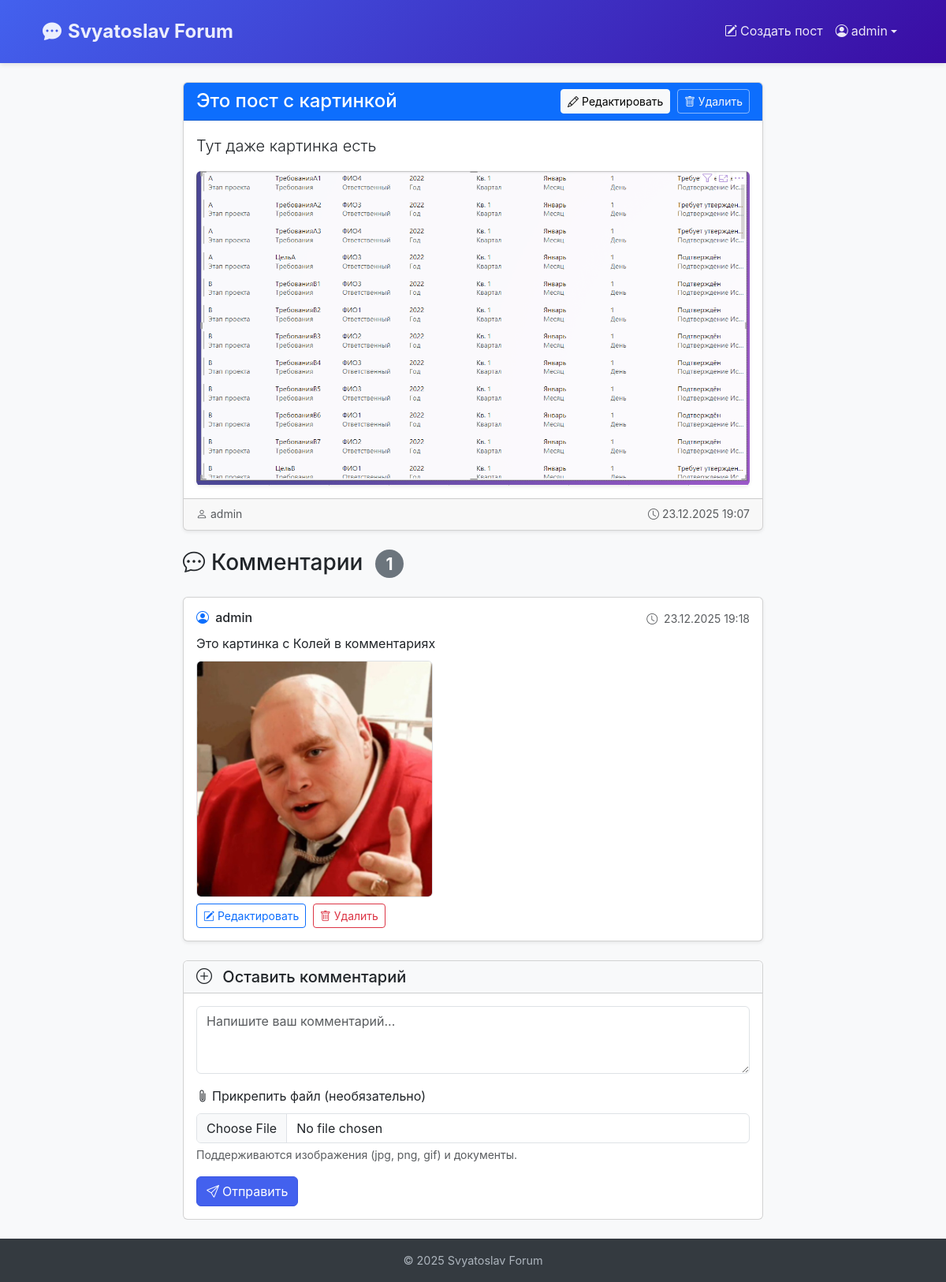
The page /post/8/ (signed in) on the database its author committed.
### forum/models.py (models this page shows, shortened)
class Post(models.Model):
    title = models.CharField(max_length=200)
    content = models.TextField()
    author = models.ForeignKey(
        User,
        on_delete=models.CASCADE,
        related_name='posts'
    )
    created_at = models.DateTimeField(auto_now_add=True)
    updated_at = models.DateTimeField(auto_now=True)
    is_private = models.BooleanField(default=False)
    file = models.FileField(
        upload_to='posts/',
        blank=True,
        null=True
    )

class Comment(models.Model):
    post = models.ForeignKey(
        Post,
        on_delete=models.CASCADE,
        related_name='comments'
    )
    author = models.ForeignKey(
        User,
        on_delete=models.CASCADE
    )
    text = models.TextField()
    created_at = models.DateTimeField(auto_now_add=True)
    file = models.FileField(
        upload_to='comments/',
        blank=True,
        null=True
    )

### forum/views.py (the view)
# urls.py: path('post/<int:post_id>/', views.post_detail, name='post_detail'),
def post_detail(request, post_id):
    post = get_object_or_404(Post, id=post_id)
    if post.is_private and not request.user.is_authenticated:
        return HttpResponseForbidden("Этот пост доступен только зарегистрированным")
    comments = post.comments.all().order_by('created_at')
    return render(request, 'post_detail.html', {
        'post': post,
        'comments': comments
    })

### forum/templates/post_detail.html (shortened to what this page needs)
{% extends 'base.html' %}
{% load static %}
{% block content %}
<div class="row justify-content-center">
    <div class="col-lg-8">
        <div class="card shadow-sm mb-4">
            <div class="card-header bg-primary text-white d-flex justify-content-between align-items-center">
                <h2 class="h4 mb-0">{{ post.title }}</h2>
                {% if user == post.author %}
                <div>
                    <a href="{% url 'post_edit' post.id %}" class="btn btn-sm btn-light me-1">
                        <i class="bi bi-pencil"></i> Редактировать
                    </a>
                    <a href="{% url 'delete_post' post.id %}" class="btn btn-sm btn-outline-light">
                        <i class="bi bi-trash"></i> Удалить
                    </a>
                </div>
                {% endif %}
            </div>
            <div class="card-body">
                <p class="lead">{{ post.content }}</p>
                {% if post.file %}
                    {% with post.file.name|lower as filename %}
                        {% if ".jpg" in filename or ".jpeg" in filename or ".png" in filename or ".gif" in filename %}
                            <div class="mt-3 text-center">
                                <img src="{{ post.file.url }}"
                                     class="img-fluid rounded shadow-sm"
                                     alt="Прикреплённое изображение"
                                     style="max-height: 500px; object-fit: contain;">
                            </div>
                        {% endif %}
                    {% endwith %}
                {% endif %}
            </div>
            <div class="card-footer text-muted small d-flex justify-content-between">
                <span>
                    <i class="bi bi-person me-1"></i>{{ post.author.username }}
                </span>
                <span>
                    <i class="bi bi-clock me-1"></i>{{ post.created_at|date:"d.m.Y H:i" }}
                </span>
            </div>
        </div>
        <h3 class="mb-4">
            <i class="bi bi-chat-dots me-2"></i>Комментарии
            <span class="badge bg-secondary rounded-pill ms-2">{{ comments|length }}</span>
        </h3>
        {% for comment in comments %}
        <div class="card mb-3 shadow-sm">
            <div class="card-body">
                <div class="d-flex justify-content-between align-items-start mb-2">
                    <h5 class="h6 mb-0">
                        <i class="bi bi-person-circle text-primary me-1"></i>
                        {{ comment.author.username }}
                    </h5>
                    <small class="text-muted">
                        <i class="bi bi-clock me-1"></i>
                        {{ comment.created_at|date:"d.m.Y H:i" }}
                    </small>
                </div>
                <p class="mb-2">{{ comment.text }}</p>
                {% if comment.file %}
                    {% with comment.file.name|lower as filename %}
                        {% if ".jpg" in filename or ".jpeg" in filename or ".png" in filename or ".gif" in filename %}
                            <div class="mt-2">
                                <img src="{{ comment.file.url }}"
                                     class="img-fluid rounded border"
                                     alt="Изображение к комментарию"
                                     style="max-height: 300px; object-fit: cover;">
                            </div>
                        {% endif %}
                    {% endwith %}
                {% endif %}
                {% if user == comment.author %}
                <div class="mt-2">
                    <a href="{% url 'edit_comment' comment.id %}" class="btn btn-sm btn-outline-primary me-1">
                        <i class="bi bi-pencil-square"></i> Редактировать
                    </a>
                    <a href="{% url 'delete_comment' comment.id %}"
                       class="btn btn-sm btn-outline-danger"
                       onclick="return confirm('Вы уверены, что хотите удалить комментарий?')">
                        <i class="bi bi-trash"></i> Удалить
                    </a>
                </div>
                {% endif %}
            </div>
        </div>
        {% empty %}
        <div class="alert alert-info d-flex align-items-center">
            <i class="bi bi-info-circle me-2"></i>
            Пока нет комментариев. Будьте первым!
        </div>
        {% endfor %}
        <div class="card mt-4">
            <div class="card-header bg-light">
                <h4 class="h5 mb-0">
                    <i class="bi bi-plus-circle me-2"></i>
                    {% if user.is_authenticated %}Оставить комментарий{% else %}Войдите, чтобы комментировать{% endif %}
                </h4>
            </div>
            <div class="card-body">
                {% if user.is_authenticated %}
                <form method="post" action="{% url 'add_comment' post.id %}" enctype="multipart/form-data">
                    <div class="mb-3">
                        <textarea name="text"
                                  class="form-control"
                                  rows="3"
                                  placeholder="Напишите ваш комментарий..."
                                  required></textarea>
                    </div>
                    <div class="mb-3">
                        <label for="id_file" class="form-label">
                            <i class="bi bi-paperclip me-1"></i>Прикрепить файл (необязательно)
                        </label>
                        <input type="file" name="file" class="form-control" id="id_file">
                        <div class="form-text text-muted small">
                            Поддерживаются изображения (jpg, png, gif) и документы.
                        </div>
                    </div>
                    <button type="submit" class="btn btn-primary">
                        <i class="bi bi-send me-1"></i>Отправить
                    </button>
                </form>
                {% endif %}
            </div>
        </div>
    </div>
</div>
{% endblock %}

### forum/templates/base.html (shortened to what this page needs)
{% load static %}
<!DOCTYPE html>
<html lang="ru">
    <head>
        <link
            href="https://cdn.jsdelivr.net/npm/bootstrap@5.3.3/dist/css/bootstrap.min.css"
            rel="stylesheet"
        />
        <link
            rel="stylesheet"
            href="https://cdn.jsdelivr.net/npm/bootstrap-icons@1.11.3/font/bootstrap-icons.min.css"
        />
        <link rel="stylesheet" href="{% static 'css/style.css' %}" />
    </head>
    <body class="d-flex flex-column min-vh-100">
        <header class="forum-header">
            <div class="container">
                <nav class="navbar navbar-expand-lg">
                    <div class="container-fluid">
                        <a
                            class="navbar-brand d-flex align-items-center"
                            href="{% url 'post_list' %}"
                        >
                            <i class="bi bi-chat-dots-fill me-2 navbar-text"></i>
                            <span class="navbar-text">Svyatoslav Forum</span>
                        </a>
                        <div
                            class="collapse navbar-collapse justify-content-end"
                            id="navbarNav"
                        >
                            <ul class="navbar-nav align-items-center">
                                {% if user.is_authenticated %}
                                <li class="nav-item">
                                    <a
                                        class="nav-link"
                                        href="{% url 'post_create' %}"
                                    >
                                        <i class="bi bi-pencil-square me-1"></i
                                        >Создать пост
                                    </a>
                                </li>
                                <li class="nav-item dropdown">
                                    <a
                                        class="nav-link dropdown-toggle d-flex align-items-center"
                                        href="#"
                                        id="userDropdown"
                                        role="button"
                                        data-bs-toggle="dropdown"
                                        aria-expanded="false"
                                    >
                                        <i class="bi bi-person-circle me-1"></i>
                                        {{ user.username }}
                                    </a>
                                </li>
                                {% endif %}
                            </ul>
                        </div>
                    </div>
                </nav>
            </div>
        </header>
        <main class="container flex-grow-1 py-4">{% block content %}{% endblock %}</main>
        <footer class="text-center">
            <div class="container">
                <p class="mb-0">&copy; 2025 Svyatoslav Forum</p>
            </div>
        </footer>
    </body>
</html>

### forum/static/css/style.css (style rules this page uses)
body { background-color: #f8f9fa; font-family: -apple-system, BlinkMacSystemFont, 'Segoe UI', Roboto, 'Helvetica Neue', Arial, sans-serif; line-height: 1.6; }
.forum-header { background: linear-gradient(135deg, #4361ee, #3a0ca3); color: white; box-shadow: 0 2px 6px rgba(0, 0, 0, 0.1); }
.forum-header .navbar-brand { font-size: 1.5rem; font-weight: bold; }
.forum-header .nav-link, .forum-header .navbar-text { color: rgba(255, 255, 255, 0.9) !important; }
.btn-primary { background-color: #4361ee; border-color: #3a56e0; }
.btn-outline-light { border-color: rgba(255, 255, 255, 0.5); }
main { padding: 2rem 0; }
footer { background-color: #343a40; color: #adb5bd; padding: 1rem 0; font-size: 0.9rem; }

### rows shown on the page
Post: title "Это пост с картинкой", content "Тут даже картинка есть", file (picture), author.username "admin", created_at "23.12.2025 19:07"
Comment: author.username "admin", created_at "23.12.2025 19:18", text "Это картинка с Колей в комментариях", file (picture), shows "Редактировать"

### other values the page prints
{{ user.username }} "admin"
{{ comments|length }} "1"
